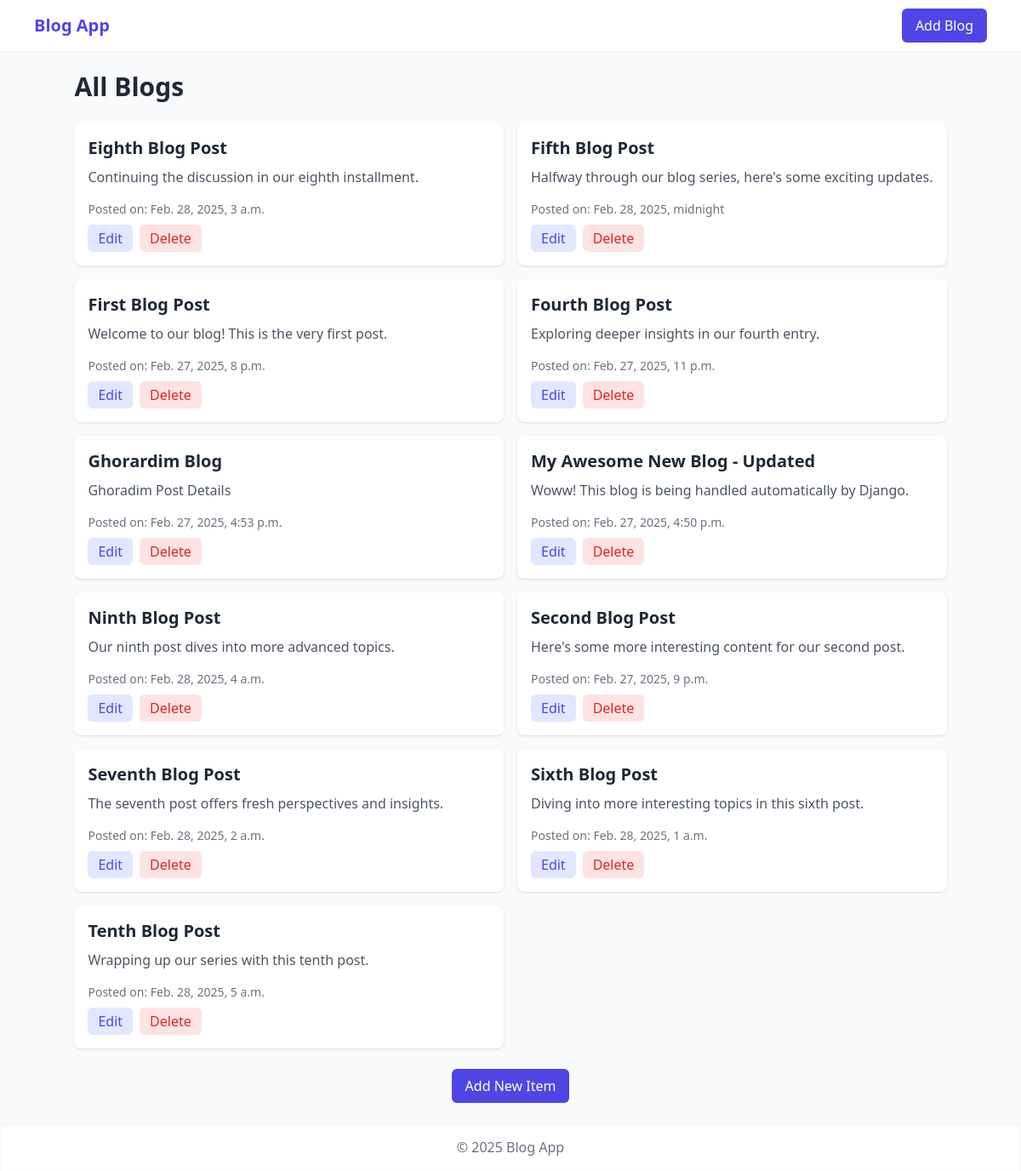
The page /lalalala/ on the database its author committed.
### blogs/models.py (models this page shows, shortened)
class Blog(models.Model):
    title = models.CharField(max_length=100)
    content = models.TextField()
    created_at = models.DateTimeField(auto_now_add=True)
    updated_at = models.DateTimeField(auto_now=True)

### blogs/views.py (the view)
# urls.py: path("", views.index, name="blog_list"),
def index(request):
    context = {
        "blogs": Blog.objects.all().order_by("title"),
    }
    return render(request, "index.html", context)

### blogs/templates/index.html (shortened to what this page needs)
{% extends 'base.html' %}
{% block content %}
<div class="mb-6">
    <h1 class="text-3xl font-bold text-gray-800">All Blogs</h1>
</div>
<div class="grid grid-cols-1 md:grid-cols-2 gap-4">
    {% for blog in blogs %}
    <div class="bg-white rounded-lg shadow p-4">
        <h2 class="text-xl font-semibold text-gray-800 mb-2">
            {{ blog.title }}
        </h2>
        <p class="text-gray-600 mb-4">
            {{ blog.content }}
        </p>
        <div class="text-sm text-gray-500 mb-2">
            Posted on: {{ blog.created_at }}
        </div>
        <div class="flex space-x-2">
            <a href="{% url 'blog_update' blog.id %}" class="px-3 py-1 bg-indigo-100 text-indigo-600 rounded-md">
                Edit
            </a>
            <a href="{% url 'blog_delete' blog.id %}" class="px-3 py-1 bg-red-100 text-red-600 rounded-md">Delete</a>
        </div>
    </div>
    {% endfor %}
</div>
<div class="mt-6 text-center">
    <a href="#" class="inline-block px-4 py-2 bg-indigo-600 text-white rounded-md">Add New Item</a>
</div>
{% endblock %}

### blogs/templates/base.html (shortened to what this page needs)
<!DOCTYPE html>
<html lang="en">
<head>
    <script src="https://cdn.tailwindcss.com"></script>
</head>
<body class="bg-gray-50 flex flex-col min-h-screen">
    <nav class="bg-white shadow-sm">
        <div class="max-w-6xl mx-auto px-4">
            <div class="flex justify-between">
                <div class="flex space-x-4 py-4">
                    <a href="/" class="font-bold text-xl text-indigo-600">Blog App</a>
                </div>
                <div class="flex items-center space-x-1">
                    <a href="{% url 'blog_create' %}" class="py-2 px-4 bg-indigo-600 text-white rounded-md">
                        Add Blog
                    </a>
                </div>
            </div>
        </div>
    </nav>
    <main class="max-w-6xl mx-auto py-6 px-4 flex-grow">
        {% block content %}{% endblock %}
    </main>
    <footer class="bg-white shadow-inner py-4 mt-auto">
        <div class="max-w-6xl mx-auto px-4">
            <p class="text-center text-gray-500">© 2025 Blog App</p>
        </div>
    </footer>
</body>
</html>

### rows shown on the page
Blog: title "Eighth Blog Post", content "Continuing the discussion in our eighth installment.", created_at "Feb. 28, 2025, 3 a.m."
Blog: title "Fifth Blog Post", content "Halfway through our blog series, here's some exciting updates.", created_at "Feb. 28, 2025, midnight"
Blog: title "First Blog Post", content "Welcome to our blog! This is the very first post.", created_at "Feb. 27, 2025, 8 p.m."
Blog: title "Fourth Blog Post", content "Exploring deeper insights in our fourth entry.", created_at "Feb. 27, 2025, 11 p.m."
Blog: title "Ghorardim Blog", content "Ghoradim Post Details", created_at "Feb. 27, 2025, 4:53 p.m."
Blog: title "My Awesome New Blog - Updated", content "Woww! This blog is being handled automatically by Django.", created_at "Feb. 27, 2025, 4:50 p.m."
Blog: title "Ninth Blog Post", content "Our ninth post dives into more advanced topics.", created_at "Feb. 28, 2025, 4 a.m."
Blog: title "Second Blog Post", content "Here's some more interesting content for our second post.", created_at "Feb. 27, 2025, 9 p.m."
Blog: title "Seventh Blog Post", content "The seventh post offers fresh perspectives and insights.", created_at "Feb. 28, 2025, 2 a.m."
Blog: title "Sixth Blog Post", content "Diving into more interesting topics in this sixth post.", created_at "Feb. 28, 2025, 1 a.m."
Blog: title "Tenth Blog Post", content "Wrapping up our series with this tenth post.", created_at "Feb. 28, 2025, 5 a.m."
